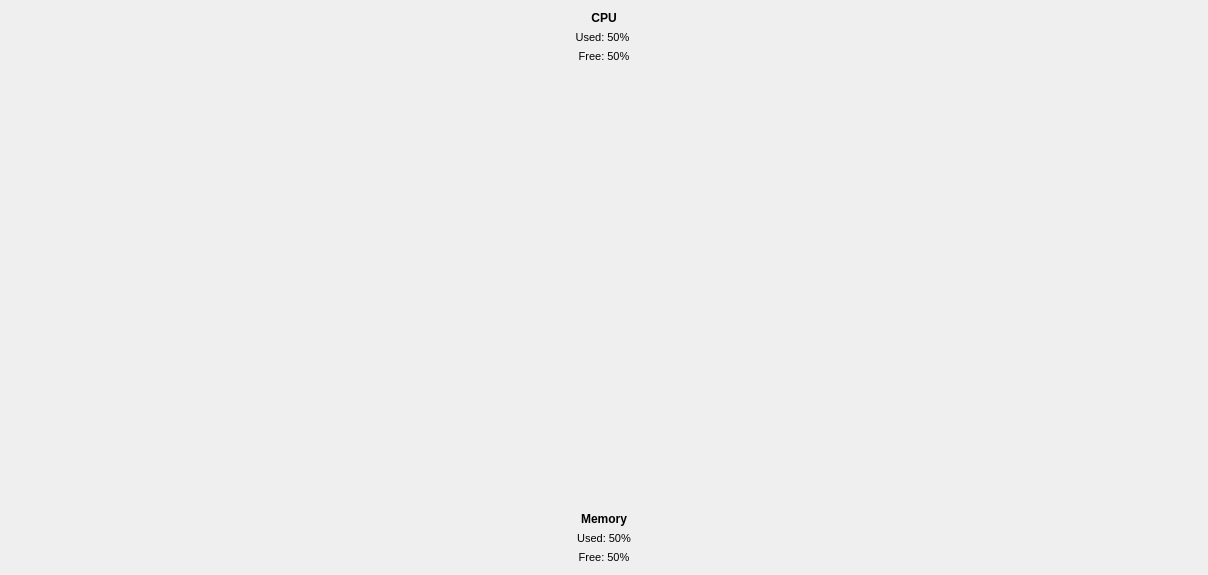
<?xml version="1.0" encoding="UTF-8"?>
<ui version="4.0">
 <class>SystemInfoReadingsWidget</class>
 <widget class="QWidget" name="SystemInfoReadingsWidget">
  <property name="geometry">
   <rect>
    <x>0</x>
    <y>0</y>
    <width>1208</width>
    <height>575</height>
   </rect>
  </property>
  <property name="windowTitle">
   <string>Form</string>
  </property>
  <layout class="QVBoxLayout" name="verticalLayout">
   <item>
    <layout class="QVBoxLayout" name="verticalLayout_2">
     <item>
      <widget class="QLabel" name="label">
       <property name="font">
        <font>
         <weight>75</weight>
         <bold>true</bold>
        </font>
       </property>
       <property name="text">
        <string>CPU</string>
       </property>
       <property name="alignment">
        <set>Qt::AlignCenter</set>
       </property>
      </widget>
     </item>
     <item>
      <widget class="QLabel" name="cpuUsed">
       <property name="font">
        <font>
         <pointsize>8</pointsize>
        </font>
       </property>
       <property name="text">
        <string>Used: 50% </string>
       </property>
       <property name="alignment">
        <set>Qt::AlignCenter</set>
       </property>
      </widget>
     </item>
     <item>
      <widget class="QLabel" name="cpuFree">
       <property name="font">
        <font>
         <pointsize>8</pointsize>
        </font>
       </property>
       <property name="text">
        <string>Free: 50%</string>
       </property>
       <property name="alignment">
        <set>Qt::AlignCenter</set>
       </property>
      </widget>
     </item>
    </layout>
   </item>
   <item>
    <spacer name="verticalSpacer">
     <property name="orientation">
      <enum>Qt::Vertical</enum>
     </property>
     <property name="sizeHint" stdset="0">
      <size>
       <width>20</width>
       <height>40</height>
      </size>
     </property>
    </spacer>
   </item>
   <item>
    <layout class="QVBoxLayout" name="verticalLayout_3">
     <item>
      <widget class="QLabel" name="label_5">
       <property name="font">
        <font>
         <weight>75</weight>
         <bold>true</bold>
        </font>
       </property>
       <property name="text">
        <string>Memory</string>
       </property>
       <property name="alignment">
        <set>Qt::AlignCenter</set>
       </property>
      </widget>
     </item>
     <item>
      <widget class="QLabel" name="memUsed">
       <property name="font">
        <font>
         <pointsize>8</pointsize>
        </font>
       </property>
       <property name="text">
        <string>Used: 50%</string>
       </property>
       <property name="alignment">
        <set>Qt::AlignCenter</set>
       </property>
      </widget>
     </item>
     <item>
      <widget class="QLabel" name="memFree">
       <property name="font">
        <font>
         <pointsize>8</pointsize>
        </font>
       </property>
       <property name="text">
        <string>Free: 50%</string>
       </property>
       <property name="alignment">
        <set>Qt::AlignCenter</set>
       </property>
      </widget>
     </item>
    </layout>
   </item>
  </layout>
 </widget>
 <resources/>
 <connections/>
</ui>
